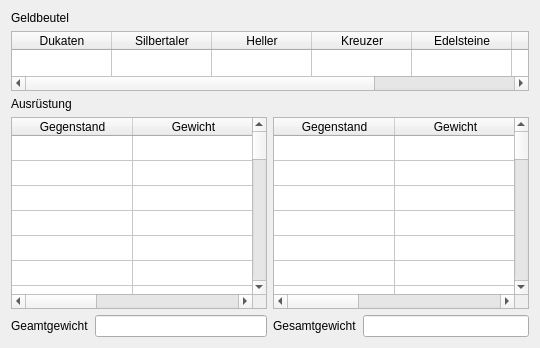
     <widget class="QWidget" name="tab_4">
      <attribute name="title">
       <string>Besitz</string>
      </attribute>
      <layout class="QVBoxLayout" name="verticalLayout_10">
       <item>
        <widget class="QLabel" name="label_25">
         <property name="text">
          <string>Geldbeutel</string>
         </property>
        </widget>
       </item>
       <item>
        <widget class="QTableWidget" name="tableWidget_geld">
         <property name="sizePolicy">
          <sizepolicy hsizetype="Expanding" vsizetype="Maximum">
           <horstretch>0</horstretch>
           <verstretch>0</verstretch>
          </sizepolicy>
         </property>
         <property name="maximumSize">
          <size>
           <width>16777215</width>
           <height>60</height>
          </size>
         </property>
         <property name="rowCount">
          <number>1</number>
         </property>
         <attribute name="horizontalHeaderStretchLastSection">
          <bool>true</bool>
         </attribute>
         <attribute name="verticalHeaderVisible">
          <bool>false</bool>
         </attribute>
         <attribute name="verticalHeaderStretchLastSection">
          <bool>true</bool>
         </attribute>
         <row/>
         <column>
          <property name="text">
           <string>Dukaten</string>
          </property>
         </column>
         <column>
          <property name="text">
           <string>Silbertaler</string>
          </property>
         </column>
         <column>
          <property name="text">
           <string>Heller</string>
          </property>
         </column>
         <column>
          <property name="text">
           <string>Kreuzer</string>
          </property>
         </column>
         <column>
          <property name="text">
           <string>Edelsteine</string>
          </property>
         </column>
         <column>
          <property name="text">
           <string>Schmuck</string>
          </property>
         </column>
         <column>
          <property name="text">
           <string>Sonstiges</string>
          </property>
         </column>
        </widget>
       </item>
       <item>
        <widget class="QLabel" name="label_28">
         <property name="text">
          <string>Ausrüstung</string>
         </property>
        </widget>
       </item>
       <item>
        <layout class="QHBoxLayout" name="horizontalLayout_10">
         <item>
          <layout class="QVBoxLayout" name="verticalLayout_8">
           <item>
            <widget class="QTableWidget" name="tableWidget_ausruestung_links">
             <property name="rowCount">
              <number>32</number>
             </property>
             <attribute name="horizontalHeaderDefaultSectionSize">
              <number>121</number>
             </attribute>
             <attribute name="horizontalHeaderStretchLastSection">
              <bool>true</bool>
             </attribute>
             <attribute name="verticalHeaderVisible">
              <bool>false</bool>
             </attribute>
             <attribute name="verticalHeaderDefaultSectionSize">
              <number>25</number>
             </attribute>
             <row/>
             <row/>
             <row/>
             <row/>
             <row/>
             <row/>
             <row/>
             <row/>
             <row/>
             <row/>
             <row/>
             <row/>
             <row/>
             <row/>
             <row/>
             <row/>
             <row/>
             <row/>
             <row/>
             <row/>
             <row/>
             <row/>
             <row/>
             <row/>
             <row/>
             <row/>
             <row/>
             <row/>
             <row/>
             <row/>
             <row/>
             <row/>
             <column>
              <property name="text">
               <string>Gegenstand</string>
              </property>
             </column>
             <column>
              <property name="text">
               <string>Gewicht</string>
              </property>
             </column>
             <column>
              <property name="text">
               <string>Wo getragen?</string>
              </property>
             </column>
            </widget>
           </item>
           <item>
            <layout class="QHBoxLayout" name="horizontalLayout_11">
             <item>
              <widget class="QLabel" name="label_26">
               <property name="text">
                <string>Geamtgewicht</string>
               </property>
              </widget>
             </item>
             <item>
              <widget class="QLineEdit" name="lineEdit_gewicht_links"/>
             </item>
            </layout>
           </item>
          </layout>
         </item>
         <item>
          <layout class="QVBoxLayout" name="verticalLayout_9">
           <item>
            <widget class="QTableWidget" name="tableWidget_ausruestung_rechts">
             <property name="rowCount">
              <number>32</number>
             </property>
             <attribute name="horizontalHeaderDefaultSectionSize">
              <number>121</number>
             </attribute>
             <attribute name="horizontalHeaderStretchLastSection">
              <bool>true</bool>
             </attribute>
             <attribute name="verticalHeaderVisible">
              <bool>false</bool>
             </attribute>
             <attribute name="verticalHeaderDefaultSectionSize">
              <number>25</number>
             </attribute>
             <row/>
             <row/>
             <row/>
             <row/>
             <row/>
             <row/>
             <row/>
             <row/>
             <row/>
             <row/>
             <row/>
             <row/>
             <row/>
             <row/>
             <row/>
             <row/>
             <row/>
             <row/>
             <row/>
             <row/>
             <row/>
             <row/>
             <row/>
             <row/>
             <row/>
             <row/>
             <row/>
             <row/>
             <row/>
             <row/>
             <row/>
             <row/>
             <column>
              <property name="text">
               <string>Gegenstand</string>
              </property>
             </column>
             <column>
              <property name="text">
               <string>Gewicht</string>
              </property>
             </column>
             <column>
              <property name="text">
               <string>Wo getragen?</string>
              </property>
             </column>
            </widget>
           </item>
           <item>
            <layout class="QHBoxLayout" name="horizontalLayout_12">
             <item>
              <widget class="QLabel" name="label_27">
               <property name="text">
                <string>Gesamtgewicht</string>
               </property>
              </widget>
             </item>
             <item>
              <widget class="QLineEdit" name="lineEdit_gewicht_rechts"/>
             </item>
            </layout>
           </item>
          </layout>
         </item>
        </layout>
       </item>
      </layout>
     </widget>
